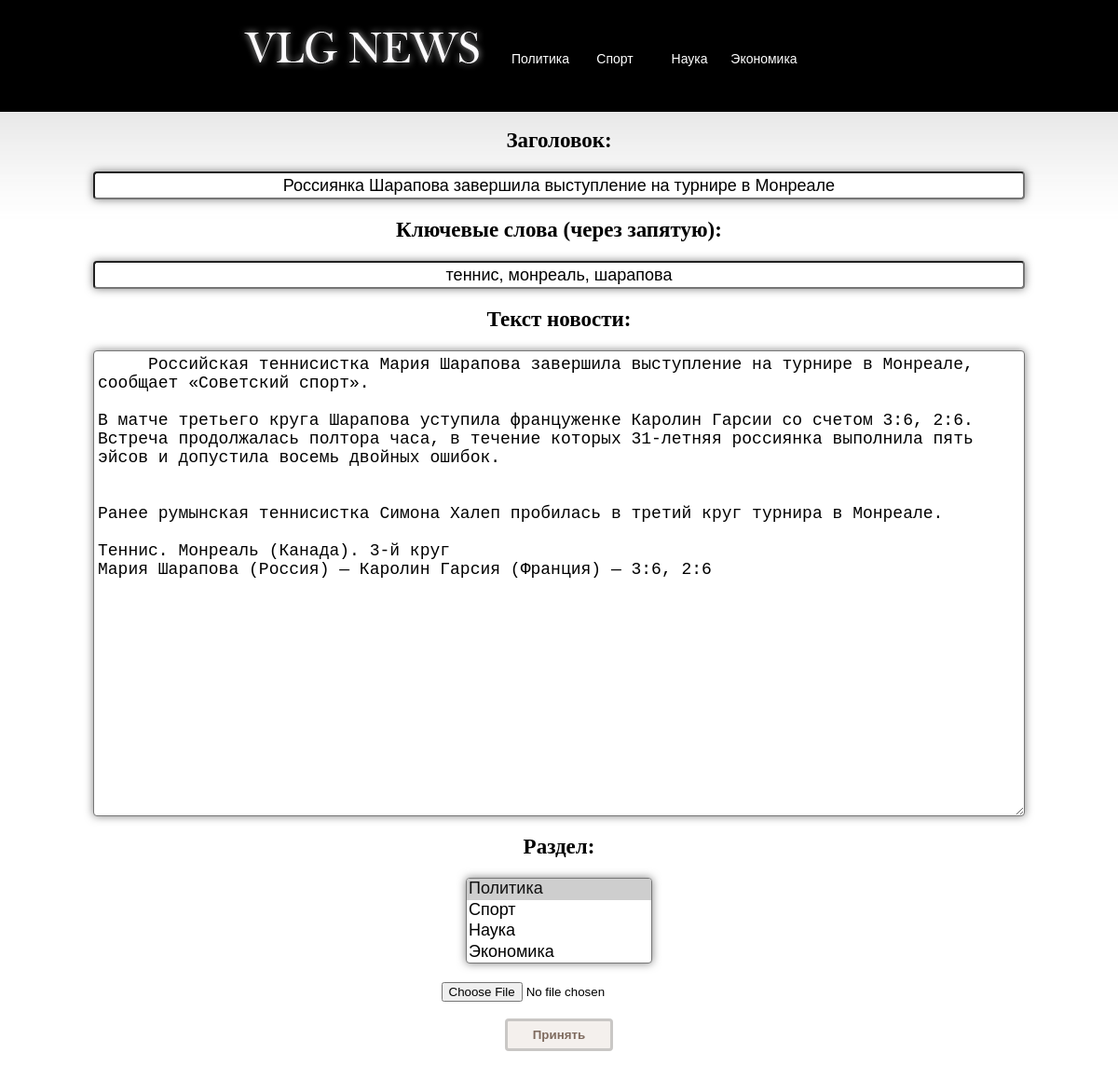
The app's page /source/admin.php?id=87 (signed in) with its own data.
### tables this page shows
CREATE TABLE `news` (
  `id` int(11) NOT NULL,
  `head` varchar(150) NOT NULL,
  `text` text NOT NULL,
  `publication_date` datetime NOT NULL,
  `section` varchar(10) NOT NULL,
  `keywords` varchar(400) NOT NULL
);

### source/functions.php (the view, shortened to what this page needs)
<?php
function output_admin_form($row, $action)
{
     echo "<div id=edit_form>
                <form class=edit_form name=edit_form action=".$action." enctype=multipart/form-data method=post>
                    <br/><label>Заголовок:</label><br/>
                    <input type=text name=head id=head value='".$row['head']."' /> <br/>
                    <label>Ключевые слова (через запятую):</label><br/>
                    <input type=text name=keywords id=keywords value='".$row['keywords']."'/> <br/>
                    <label>Текст новости:</label><br/>
                    <textarea name=text id=text> ".$row['text']." </textarea> <br/>
                    <label>Раздел:</label><br/>
                    <select name=section size=4>
                        <option selected value=politic>Политика</option>
                        <option value=sport>Спорт</option>
                        <option value=science>Наука</option>
                        <option value=economic>Экономика</option>
                   </select><br/>
                    <div id=file_upload>
                        <input type=file name=file><br/>
                    </div>
                     <br/>
                   <input type=submit name=submit value=Принять />
                </form>
          </div>";
}
 ?>

### source/admin.php (shortened to what this page needs)
<?php
        require_once "bd.php";
        require_once "functions.php";
 ?>
<!DOCTYPE >
<html>
<head>
<link href="/css/stylesheet.css" rel="stylesheet" type="text/css" />
</head>
<body>
<div id="top_bar_black">
    <div id="logo_container"> <a href=/ > <div id="logo_image"> </div></a>
        <div id="nav_block">
          <a href=/index.php?section=politic>
            <div class="nav_button"> Политика </div>
          </a>
          <a href=/index.php?section=sport>
            <div class="nav_button"> Спорт </div>
          </a>
          <a href=/index.php?section=science>
            <div class="nav_button"> Наука </div>
          </a>
          <a href=/index.php?section=economic>
            <div class="nav_button"> Экономика </div>
          </a>
        </div>
    </div>
 </div>
<?php
    $id = $_GET['id'];
        if((isset($_POST['edit']) || $_SESSION['is_admin'] == true) && isset($_GET[id]))
        {
                   $sth = $dbh->prepare("SELECT * FROM news WHERE news.id = ? ");
                   $sth->execute(array($id));
                   foreach($sth as $row)
                   {
                       $action = "admhandle.php?id=".$id;
                       output_admin_form($row, $action);
                   }
        }
    ?>
</body>
</html>

### css/stylesheet.css (style rules this page uses)
body { margin:0px; padding:0px; background-attachment:scroll; background-image:url(../images/background.jpg); background-repeat:repeat-x; background-position:left top; }
#logo_container { height:90px; width:700px; margin-left:20%; float:left; }
#logo_image { width:300px; height:69px; margin-top:20px; float:left; background-image:url(../images/logo.png); }
#top_bar_black { width:100%; height:120px; background-color:#000000; }
#edit_form > form { text-align:center; }
#edit_form > form > label { font-size:23px; font-weight:700; }
#edit_form > form > input[type = "text"] { text-align:center; padding:4px; box-shadow: 0 0 10px rgba(0,0,0,0.5); font-size:18px; width:1000px; margin-bottom:20px; margin-top:20px; height:30px; border-radius:4px; }
#edit_form > form > select { box-shadow:0 0 10px rgba(0,0,0,0.5); font-size:18px; margin-top:20px; margin-bottom:20px; width:200px; border-radius:4px; }
#edit_form > form > textarea { padding:4px; box-shadow:0 0 10px rgba(0,0,0,0.5); font-size:18px; margin-top:20px; margin-bottom:20px; border-radius:4px; width:1000px; height:500px; }
#admin_buttons > form > input[type = "submit"], #edit_form > form > input[type = "submit"] { display:inline-block; color:#7f6b5f; font-weight:700; text-decoration:none; user-select:none; padding:.5em 2em; outline:none; border:3px solid #c9c7c5; border-radius:4px; transition:0.2s; background-color:f4f0ed; }
#nav_block { margin-top:20px; width:400px; height:90px; float:left; }
.nav_button { width: 80px; color:#FFFFFF; font-family:Verdana, Arial, Helvetica, sans-serif; font-size:14px; margin-top:35px; text-align:center; float:left; }

### records on screen
news: head "Россиянка Шарапова завершила выступление на турнире в Монреале", keywords "теннис, монреаль, шарапова", text "Российская теннисистка Мария Шарапова завершила выступление на турнире в Монреале, сообщает «Советский спорт». В матче третьего круга Шарапова уступила француженке Каролин Гарсии со счетом 3:6, 2:6. Встреча продолжалась полтора часа, в течение которых 31-летняя россиянка выполнила пять эйсов и допустила восемь двойных ошибок. Ранее румынская теннисистка Симона Халеп пробилась в третий круг турнира в Монреале. Теннис. Монреаль (Канада). 3-й круг Мария Шарапова (Россия) — Каролин Гарсия (Франция) — 3:6, 2:6"
